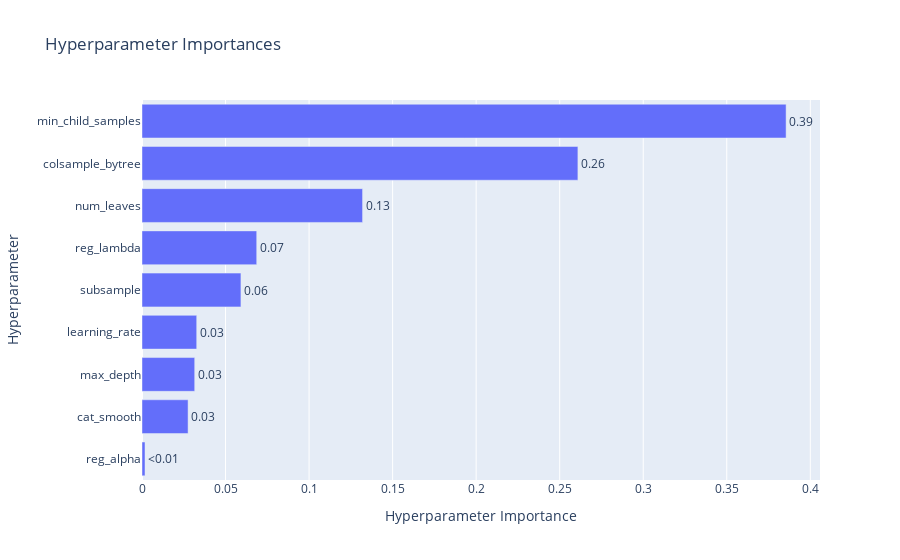

Source (notebook cell):
### Code cell
#
optuna.visualization.plot_param_importances(study)

### Figure 1 — Plotly figure (JSON) as saved in the notebook; plotly's stock layout.template omitted (floating-point values rounded to 4 significant figures)
{"data": [{"cliponaxis": false, "hovertemplate": ["reg_alpha (FloatDistribution): 0.0018139489356067825<extra></extra>", "cat_smooth (IntDistribution): 0.027581873025403755<extra></extra>", "max_depth (IntDistribution): 0.031542837062829385<extra></extra>", "learning_rate (FloatDistribution): 0.03274596568928584<extra></extra>", "subsample (FloatDistribution): 0.059214344852610394<extra></extra>", "reg_lambda (FloatDistribution): 0.06866500724721974<extra></extra>", "num_leaves (IntDistribution): 0.13201866916465338<extra></extra>", "colsample_bytree (FloatDistribution): 0.26090056974301107<extra></extra>", "min_child_samples (IntDistribution): 0.3855167842793795<extra></extra>"], "name": "Objective Value", "orientation": "h", "text": ["<0.01", "0.03", "0.03", "0.03", "0.06", "0.07", "0.13", "0.26", "0.39"], "textposition": "outside", "type": "bar", "x": [0.001814, 0.02758, 0.03154, 0.03275, 0.05921, 0.06867, 0.132, 0.2609, 0.3855], "y": ["reg_alpha", "cat_smooth", "max_depth", "learning_rate", "subsample", "reg_lambda", "num_leaves", "colsample_bytree", "min_child_samples"]}], "layout": {"title": {"text": "Hyperparameter Importances"}, "xaxis": {"title": {"text": "Hyperparameter Importance"}}, "yaxis": {"title": {"text": "Hyperparameter"}}}}
